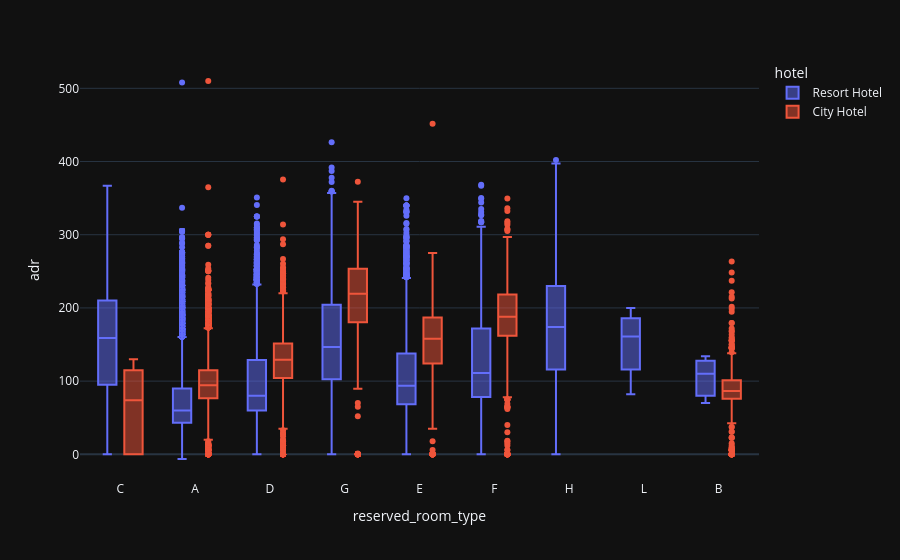

Here is the notebook cell this chart was saved with:
### Markdown cell above
Compare the prices &reservation of rooms in each hotel

### Code cell
rooms=df[df['is_canceled']==0]
px.box(data_frame=rooms,x='reserved_room_type',y='adr',color='hotel',template='plotly_dark')

### Figure 1 — Plotly figure (JSON) as saved in the notebook; plotly's stock layout.template omitted (floating-point values rounded to 4 significant figures; data arrays with more than 128 entries replaced by an {"elided": "..."} marker saying what was removed)
{"data": [{"alignmentgroup": "True", "hovertemplate": "hotel=Resort Hotel<br>reserved_room_type=%{x}<br>adr=%{y}<extra></extra>", "legendgroup": "Resort Hotel", "marker": {"color": "#636efa"}, "name": "Resort Hotel", "notched": false, "offsetgroup": "Resort Hotel", "orientation": "v", "showlegend": true, "type": "box", "x": {"elided": "28519 str values"}, "x0": " ", "xaxis": "x", "y": {"elided": "28519 float values"}, "y0": " ", "yaxis": "y"}, {"alignmentgroup": "True", "hovertemplate": "hotel=City Hotel<br>reserved_room_type=%{x}<br>adr=%{y}<extra></extra>", "legendgroup": "City Hotel", "marker": {"color": "#EF553B"}, "name": "City Hotel", "notched": false, "offsetgroup": "City Hotel", "orientation": "v", "showlegend": true, "type": "box", "x": {"elided": "46226 str values"}, "x0": " ", "xaxis": "x", "y": {"elided": "46226 float values"}, "y0": " ", "yaxis": "y"}], "layout": {"boxmode": "group", "legend": {"title": {"text": "hotel"}, "tracegroupgap": 0}, "margin": {"t": 60}, "xaxis": {"anchor": "y", "domain": [0, 1], "title": {"text": "reserved_room_type"}}, "yaxis": {"anchor": "x", "domain": [0, 1], "title": {"text": "adr"}}}}
